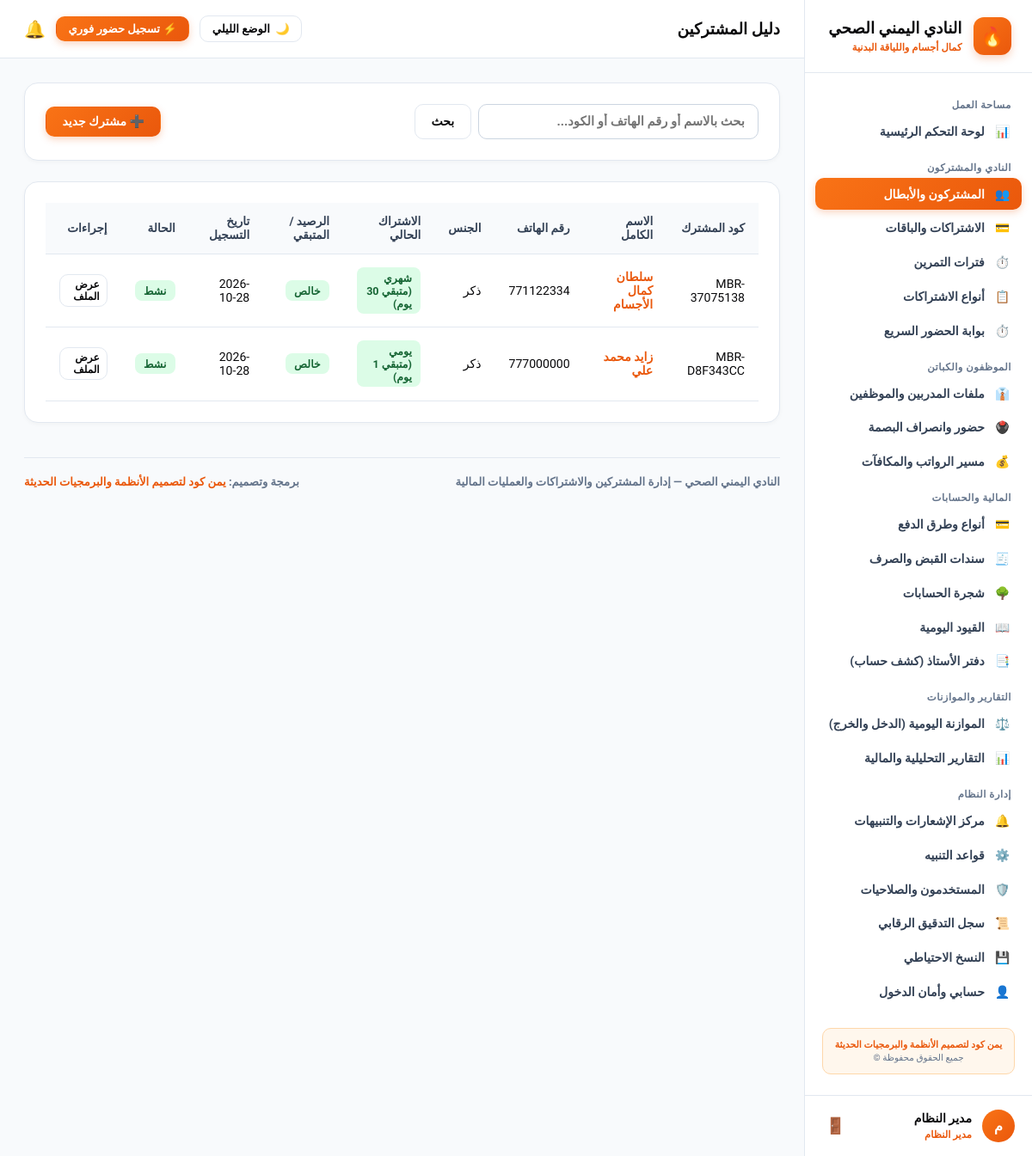
Page /members/ (signed in) on the committed database.
### app/models.py (models this page shows, shortened)
class User(UserMixin, db.Model):
    __tablename__ = "users"
    id = db.Column(db.Integer, primary_key=True)
    username = db.Column(db.String(80), unique=True, nullable=False)
    password_hash = db.Column(db.String(255), nullable=False)
    full_name = db.Column(db.String(120), nullable=False)
    role_name = db.Column(db.String(50), default="مدير النظام")
    is_active = db.Column(db.Boolean, default=True)
    created_at = db.Column(db.DateTime, default=datetime.utcnow)

class Member(db.Model):
    __tablename__ = "members"
    id = db.Column(db.Integer, primary_key=True)
    member_code = db.Column(db.String(50), unique=True, nullable=False)
    full_name = db.Column(db.String(150), nullable=False)
    phone = db.Column(db.String(30), nullable=False)
    gender = db.Column(db.String(20), default="ذكر")
    birth_date = db.Column(db.Date, nullable=True)
    address = db.Column(db.String(255), default="غير مسجل")
    emergency_contact_name = db.Column(db.String(150), default="غير مسجل")
    emergency_contact_phone = db.Column(db.String(50), default="غير مسجل")
    notes = db.Column(db.Text, nullable=True)
    status = db.Column(db.String(30), default="نشط")
    created_at = db.Column(db.DateTime, default=datetime.utcnow)
    subscriptions = db.relationship("Subscription", backref="member", lazy=True, cascade="all, delete-orphan")
    attendances = db.relationship("MemberAttendance", backref="member", lazy=True, cascade="all, delete-orphan")
    @property
    def active_subscription(self):
        for sub in self.subscriptions:
            if sub.is_active_now:
                return sub
        return None
    @property
    def total_debt(self):
        return sum(sub.remaining_amount for sub in self.subscriptions if sub.remaining_amount and sub.remaining_amount > 0)

class Subscription(db.Model):
    __tablename__ = "subscriptions"
    id = db.Column(db.Integer, primary_key=True)
    subscription_code = db.Column(db.String(50), unique=True, nullable=False)
    member_id = db.Column(db.Integer, db.ForeignKey("members.id"), nullable=False)
    plan_id = db.Column(db.Integer, db.ForeignKey("plans.id"), nullable=False)
    shift_id = db.Column(db.Integer, db.ForeignKey("shifts.id"), nullable=True)
    start_date = db.Column(db.Date, nullable=False, default=date.today)
    end_date = db.Column(db.Date, nullable=False)
    price_paid = db.Column(db.Float, default=0.0)
    total_amount = db.Column(db.Float, default=0.0)
    paid_amount = db.Column(db.Float, default=0.0)
    remaining_amount = db.Column(db.Float, default=0.0)
    payment_method_id = db.Column(db.Integer, db.ForeignKey("payment_methods.id"), nullable=True)
    payment_status = db.Column(db.String(30), default="مدفوع بالكامل")
    status = db.Column(db.String(30), default="ساري")
    cancel_reason = db.Column(db.String(255), nullable=True)
    notes = db.Column(db.Text, nullable=True)
    created_at = db.Column(db.DateTime, default=datetime.utcnow)
    plan = db.relationship("Plan", backref="subscriptions")
    payment_method = db.relationship("PaymentMethod", backref="subscriptions")
    @property
    def is_active_now(self):
        return self.status == "ساري" and self.end_date >= date.today()
    @property
    def remaining_days(self):
        delta = (self.end_date - date.today()).days
        return max(0, delta)

class Plan(db.Model):
    __tablename__ = "plans"
    id = db.Column(db.Integer, primary_key=True)
    plan_code = db.Column(db.String(50), unique=True, nullable=False)
    name = db.Column(db.String(100), nullable=False)
    duration_days = db.Column(db.Integer, nullable=False)
    price = db.Column(db.Float, default=0.0)
    description = db.Column(db.Text, nullable=True)
    is_active = db.Column(db.Boolean, default=True)

### app/routes/members.py (the view, shortened to what this page needs)
@members_bp.route("/", methods=["GET", "POST"])
@login_required
def index():
    q = request.args.get("q", "").strip()
    query = Member.query
    if q:
        query = query.filter((Member.full_name.contains(q)) | (Member.phone.contains(q)) | (Member.member_code.contains(q)))
    members_list = query.order_by(Member.id.desc()).all()
    plans = Plan.query.filter_by(is_active=True).all()
    shifts = Shift.query.filter_by(is_active=True).all()
    payment_methods = PaymentMethod.query.filter_by(is_active=True).all()
    today_str = date.today().strftime("%Y-%m-%d")
    return render_template("members/index.html", members=members_list, plans=plans, shifts=shifts, payment_methods=payment_methods, q=q, today=today_str)

### app/models.py (called while the page is built)
    @property
    def formatted_time(self):
        def to_12h(t_str):
            if not t_str: return ""
            try:
                parts = t_str.split(":")
                h = int(parts[0])
                m = parts[1]
                period = "ص" if h < 12 else "م"
                h_12 = h % 12
                if h_12 == 0: h_12 = 12
                return f"{h_12}:{m} {period}"
            except Exception:
                return t_str
        return f"{to_12h(self.start_time)} إلى {to_12h(self.end_time)}"

    @property
    def active_supervisor(self):
        if self.employee:
            return self.employee.full_name
        return self.supervisor_name or "مسؤول الصالة"

### app/templates/members/index.html (shortened to what this page needs)
{% extends "base.html" %}
{% block header_title %}دليل المشتركين{% endblock %}
{% block content %}
<div class="card" style="display: flex; justify-content: space-between; align-items: center; flex-wrap: wrap; gap: 1rem;">
  <form method="GET" action="{{ url_for('members.index') }}" style="display: flex; gap: 0.5rem; flex: 1; max-width: 400px;">
    <input type="text" name="q" value="{{ q }}" placeholder="بحث بالاسم أو رقم الهاتف أو الكود..." class="form-control">
    <button type="submit" class="btn btn-secondary">بحث</button>
  </form>
  <button type="button" class="btn btn-primary" onclick="openModal('addMemberModal')">
    ➕ مشترك جديد
  </button>
</div>
<div class="card">
  <div class="table-responsive">
    <table>
      <thead>
        <tr>
          <th>كود المشترك</th>
          <th>الاسم الكامل</th>
          <th>رقم الهاتف</th>
          <th>الجنس</th>
          <th>الاشتراك الحالي</th>
          <th>الرصيد / المتبقي</th>
          <th>تاريخ التسجيل</th>
          <th>الحالة</th>
          <th>إجراءات</th>
        </tr>
      </thead>
      <tbody>
        {% for m in members %}
        <tr>
          <td><code>{{ m.member_code }}</code></td>
          <td><strong><a href="{{ url_for('members.show', member_id=m.id) }}" style="color: var(--primary); text-decoration: none;">{{ m.full_name }}</a></strong></td>
          <td>{{ m.phone }}</td>
          <td>{{ m.gender }}</td>
          <td>
            {% if m.active_subscription %}
              <span class="badge badge-success">{{ m.active_subscription.plan.name }} (متبقي {{ m.active_subscription.remaining_days }} يوم)</span>
            {% else %}
              <span class="badge badge-warning">بدون اشتراك نشط</span>
            {% endif %}
          </td>
          <td>
            {% if m.total_debt and m.total_debt > 0 %}
              <span class="badge badge-danger" style="font-weight: 800;">متبقي: {{ "{:,.2f}".format(m.total_debt) }} ر.ي</span>
            {% else %}
              <span class="badge badge-success">خالص</span>
            {% endif %}
          </td>
          <td>{{ m.created_at.strftime('%Y-%m-%d') }}</td>
          <td><span class="badge badge-success">{{ m.status }}</span></td>
          <td>
            <a href="{{ url_for('members.show', member_id=m.id) }}" class="btn btn-secondary" style="font-size: 0.75rem; padding: 0.25rem 0.5rem;">عرض الملف</a>
          </td>
        </tr>
        {% else %}
        <tr>
          <td colspan="8" style="text-align: center; color: #94a3b8; padding: 2rem;">لا توجد نتائج مطابقة.</td>
        </tr>
        {% endfor %}
      </tbody>
    </table>
  </div>
</div>
{% endblock %}

### app/templates/base.html (shortened to what this page needs)
<!doctype html>
<html lang="ar" dir="rtl" data-theme="light">
<head>
  <link rel="stylesheet" href="{{ url_for('static', filename='css/theme-iron.css') }}">
</head>
<body>
  <div class="layout-root">
    <aside class="sidebar">
      <a href="{{ url_for('dashboard.index') }}" class="sidebar-brand">
        <div class="brand-icon">🔥</div>
        <div>
          <strong style="font-size: 1.15rem; display: block; line-height: 1.25; font-weight: 900;">النادي اليمني الصحي</strong>
          <span style="font-size: 0.72rem; color: var(--primary); font-weight: 800;">كمال أجسام واللياقة البدنية</span>
        </div>
      </a>
      <div class="sidebar-nav">
        <div class="nav-group-title">مساحة العمل</div>
        <a href="{{ url_for('dashboard.index') }}" class="nav-link {% if request.path == '/dashboard/' %}active{% endif %}">
          <span>📊</span>
          <span>لوحة التحكم الرئيسية</span>
        </a>
        <div class="nav-group-title">النادي والمشتركون</div>
        <a href="{{ url_for('members.index') }}" class="nav-link {% if '/members' in request.path %}active{% endif %}">
          <span>👥</span>
          <span>المشتركون والأبطال</span>
        </a>
        <a href="{{ url_for('subscriptions.index') }}" class="nav-link {% if request.path == '/subscriptions/' %}active{% endif %}">
          <span>💳</span>
          <span>الاشتراكات والباقات</span>
        </a>
        <a href="{{ url_for('shifts.index') }}" class="nav-link {% if '/shifts' in request.path %}active{% endif %}">
          <span>⏱️</span>
          <span>فترات التمرين</span>
        </a>
        <a href="{{ url_for('subscriptions.plans') }}" class="nav-link {% if '/subscriptions/plans' in request.path %}active{% endif %}">
          <span>📋</span>
          <span>أنواع الاشتراكات</span>
        </a>
        <a href="{{ url_for('attendance.index') }}" class="nav-link {% if '/member-attendance' in request.path %}active{% endif %}">
          <span>⏱️</span>
          <span>بوابة الحضور السريع</span>
        </a>
        <div class="nav-group-title">الموظفون والكباتن</div>
        <a href="{{ url_for('employees.index') }}" class="nav-link {% if request.path == '/employees/' %}active{% endif %}">
          <span>👔</span>
          <span>ملفات المدربين والموظفين</span>
        </a>
        <a href="{{ url_for('employees.attendance') }}" class="nav-link {% if '/employees/attendance' in request.path %}active{% endif %}">
          <span>🖲️</span>
          <span>حضور وانصراف البصمة</span>
        </a>
        <a href="{{ url_for('employees.payroll') }}" class="nav-link {% if '/employees/payroll' in request.path %}active{% endif %}">
          <span>💰</span>
          <span>مسير الرواتب والمكافآت</span>
        </a>
        <div class="nav-group-title">المالية والحسابات</div>
        <a href="{{ url_for('payments.methods') }}" class="nav-link {% if '/payments/methods' in request.path %}active{% endif %}">
          <span>💳</span>
          <span>أنواع وطرق الدفع</span>
        </a>
        <a href="{{ url_for('accounting.vouchers') }}" class="nav-link {% if '/accounting/vouchers' in request.path %}active{% endif %}">
          <span>🧾</span>
          <span>سندات القبض والصرف</span>
        </a>
        <a href="{{ url_for('accounting.accounts') }}" class="nav-link {% if '/accounting/accounts' in request.path %}active{% endif %}">
          <span>🌳</span>
          <span>شجرة الحسابات</span>
        </a>
        <a href="{{ url_for('accounting.journal') }}" class="nav-link {% if '/accounting/journal' in request.path %}active{% endif %}">
          <span>📖</span>
          <span>القيود اليومية</span>
        </a>
        <a href="{{ url_for('accounting.ledger') }}" class="nav-link {% if '/accounting/ledger' in request.path %}active{% endif %}">
          <span>📑</span>
          <span>دفتر الأستاذ (كشف حساب)</span>
        </a>
        <div class="nav-group-title">التقارير والموازنات</div>
        <a href="{{ url_for('reports.daily_balance') }}" class="nav-link {% if '/reports/daily-balance' in request.path %}active{% endif %}">
          <span>⚖️</span>
          <span>الموازنة اليومية (الدخل والخرج)</span>
        </a>
        <a href="{{ url_for('reports.index') }}" class="nav-link {% if request.path == '/reports/' %}active{% endif %}">
          <span>📊</span>
          <span>التقارير التحليلية والمالية</span>
        </a>
        <div class="nav-group-title">إدارة النظام</div>
        <a href="{{ url_for('notifications.index') }}" class="nav-link {% if request.path == '/notifications/' %}active{% endif %}">
          <span>🔔</span>
          <span>مركز الإشعارات والتنبيهات</span>
        </a>
        <a href="{{ url_for('notifications.rules') }}" class="nav-link {% if '/notifications/rules' in request.path %}active{% endif %}">
          <span>⚙️</span>
          <span>قواعد التنبيه</span>
        </a>
        <a href="{{ url_for('auth.users') }}" class="nav-link {% if '/auth/users' in request.path %}active{% endif %}">
          <span>🛡️</span>
          <span>المستخدمون والصلاحيات</span>
        </a>
        <a href="{{ url_for('system.audit') }}" class="nav-link {% if '/system/audit' in request.path %}active{% endif %}">
          <span>📜</span>
          <span>سجل التدقيق الرقابي</span>
        </a>
        <a href="{{ url_for('system.backup') }}" class="nav-link {% if '/system/backup' in request.path %}active{% endif %}">
          <span>💾</span>
          <span>النسخ الاحتياطي</span>
        </a>
        <a href="{{ url_for('auth.profile') }}" class="nav-link {% if '/auth/profile' in request.path %}active{% endif %}">
          <span>👤</span>
          <span>حسابي وأمان الدخول</span>
        </a>
        <div style="margin: 1.5rem 0.5rem 0.5rem 0.5rem; padding: 0.75rem; background: var(--badge-fire-bg); border: 1px solid var(--badge-fire-border); border-radius: 10px; text-align: center;">
          <span style="display: block; font-size: 0.68rem; font-weight: 800; color: var(--primary);">يمن كود لتصميم الأنظمة والبرمجيات الحديثة</span>
          <span style="display: block; font-size: 0.65rem; color: var(--text-caption); margin-top: 2px;">جميع الحقوق محفوظة ©</span>
        </div>
      </div>
      <div class="sidebar-user">
        <div class="user-info">
          <div class="user-avatar">{{ current_user.full_name[0] if current_user.is_authenticated else 'م' }}</div>
          <div>
            <strong style="font-size: 0.88rem; display: block; font-weight: 900;">{{ current_user.full_name if current_user.is_authenticated else 'مستخدم' }}</strong>
            <span style="font-size: 0.72rem; color: var(--primary); font-weight: 800;">{{ current_user.role_name if current_user.is_authenticated else 'مدير النادي' }}</span>
          </div>
        </div>
        <form method="POST" action="{{ url_for('auth.logout') }}">
          <button type="submit" title="تسجيل الخروج" style="background: none; border: none; cursor: pointer; color: var(--text-caption); font-size: 1.15rem; padding: 4px;">
            🚪
          </button>
        </form>
      </div>
    </aside>
    <div class="main-wrapper">
      <header class="topbar">
        <div>
          <h1 style="font-size: 1.15rem; margin: 0; font-weight: 900; color: var(--text-main);">
            {% block header_title %}النادي اليمني الصحي · نظام إدارة الصالة والأنشطة الرياضية{% endblock %}
          </h1>
        </div>
        <div style="display: flex; align-items: center; gap: 0.75rem;">
          <button type="button" class="theme-switch-btn" id="themeToggleBtn" onclick="toggleTheme()" title="التبديل بين الوضع الليلي والنهاري">
            <span id="themeBtnIcon">🌙</span>
            <span id="themeBtnText">الوضع الليلي</span>
          </button>
          <a href="{{ url_for('attendance.index') }}" class="btn btn-primary" style="font-size: 0.82rem; padding: 0.4rem 0.85rem;">
            ⚡ تسجيل حضور فوري
          </a>
          <a href="{{ url_for('notifications.index') }}" title="الإشعارات" style="text-decoration: none; font-size: 1.25rem; position: relative;">
            🔔
          </a>
        </div>
      </header>
      <main class="content-area">
        {% block content %}{% endblock %}
        <footer style="margin-top: 2.5rem; padding-top: 1.25rem; border-top: 1.5px solid var(--card-border); display: flex; justify-content: space-between; align-items: center; flex-wrap: wrap; gap: 0.75rem; font-size: 0.82rem; color: var(--text-caption); font-weight: 700;">
          <div>
            <strong>النادي اليمني الصحي</strong> — إدارة المشتركين والاشتراكات والعمليات المالية
          </div>
          <div>
            برمجة وتصميم: <strong style="color: var(--primary);">يمن كود لتصميم الأنظمة والبرمجيات الحديثة</strong>
          </div>
        </footer>
      </main>
    </div>
  </div>
</body>
</html>

### rows in the picture
User: is_active+full_name "م", is_active+full_name "مدير النظام", is_active+role_name "مدير النظام"
Member: member_code "MBR-37075138", full_name "سلطان كمال الأجسام", phone "771122334", gender "ذكر", active_subscription.plan.name "شهري", active_subscription.remaining_days "30", created_at "2026-10-28", status "نشط"
Member: member_code "MBR-D8F343CC", full_name "زايد محمد علي", phone "777000000", gender "ذكر", active_subscription.plan.name "يومي", active_subscription.remaining_days "1", created_at "2026-10-28", status "نشط"
